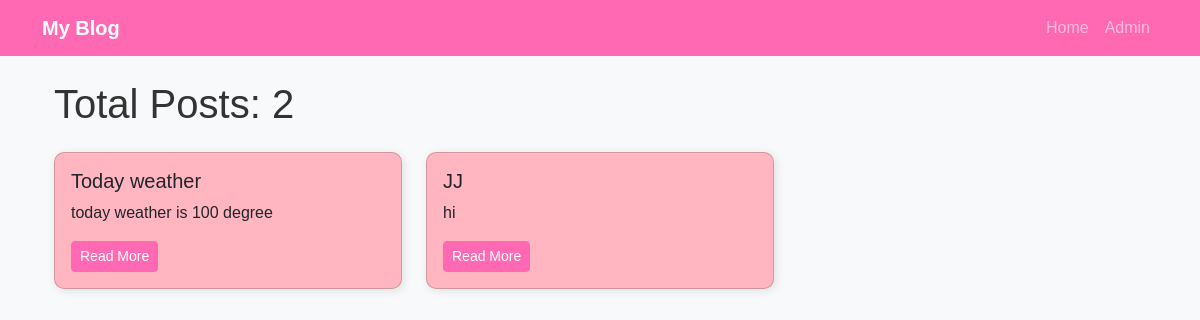
The page / on the database its author committed.
### PostApp/models.py (models this page shows, shortened)
class Post(models.Model):
    title = models.CharField(max_length=200)
    slug = models.SlugField(unique=True, blank=True)
    body = models.TextField()
    author = models.ForeignKey(User, on_delete=models.CASCADE)
    created = models.DateTimeField(auto_now_add=True)
    updated = models.DateTimeField(auto_now=True)
    likes = models.ManyToManyField(User, related_name="post_likes", blank=True)  # Like feature
    def get_absolute_url(self):
        return f"/post/{self.pk}/"

### PostApp/views.py (the view)
# urls.py: path('', homepage, name="homepage"),
def homepage(request):
    posts = Post.objects.all().order_by('-created')
    return render(request, "homepage.html", {"posts": posts})

### PostApp/templates/homepage.html (shortened to what this page needs)
{% extends "base.html" %}
{% block content %}
<div class="container">
    <h1 class="mb-4">Total Posts: {{ posts.count }}</h1>
    <div class="row">
        {% for post in posts %}
        <div class="col-md-4">
            <div class="card mb-3">
                <div class="card-body">
                    <h5 class="card-title"><a href="{{ post.get_absolute_url }}" class="text-dark">{{ post.title }}</a></h5>
                    <p class="card-text">{{ post.body|truncatewords:20 }}</p>
                    <a href="{{ post.get_absolute_url }}" class="btn btn-primary btn-sm">Read More</a>
                </div>
            </div>
        </div>
        {% endfor %}
    </div>
</div>
{% endblock %}

### PostApp/static/css/style.css (style rules this page uses)
body { font-family: "Arial", sans-serif; background-color: #ffe4e1; color: #333; }
.card { border-radius: 10px; box-shadow: 2px 2px 10px rgba(0, 0, 0, 0.1); background-color: #ffb6c1; }
.card-title a { text-decoration: none; color: #8b0000; }
.btn-primary { background-color: #ff69b4; border-color: #ff69b4; }

### rows shown on the page
Post: title "Today weather", body "today weather is 100 degree"
Post: title "JJ", body "hi"

### other values the page prints
{{ posts.count }} "2"
